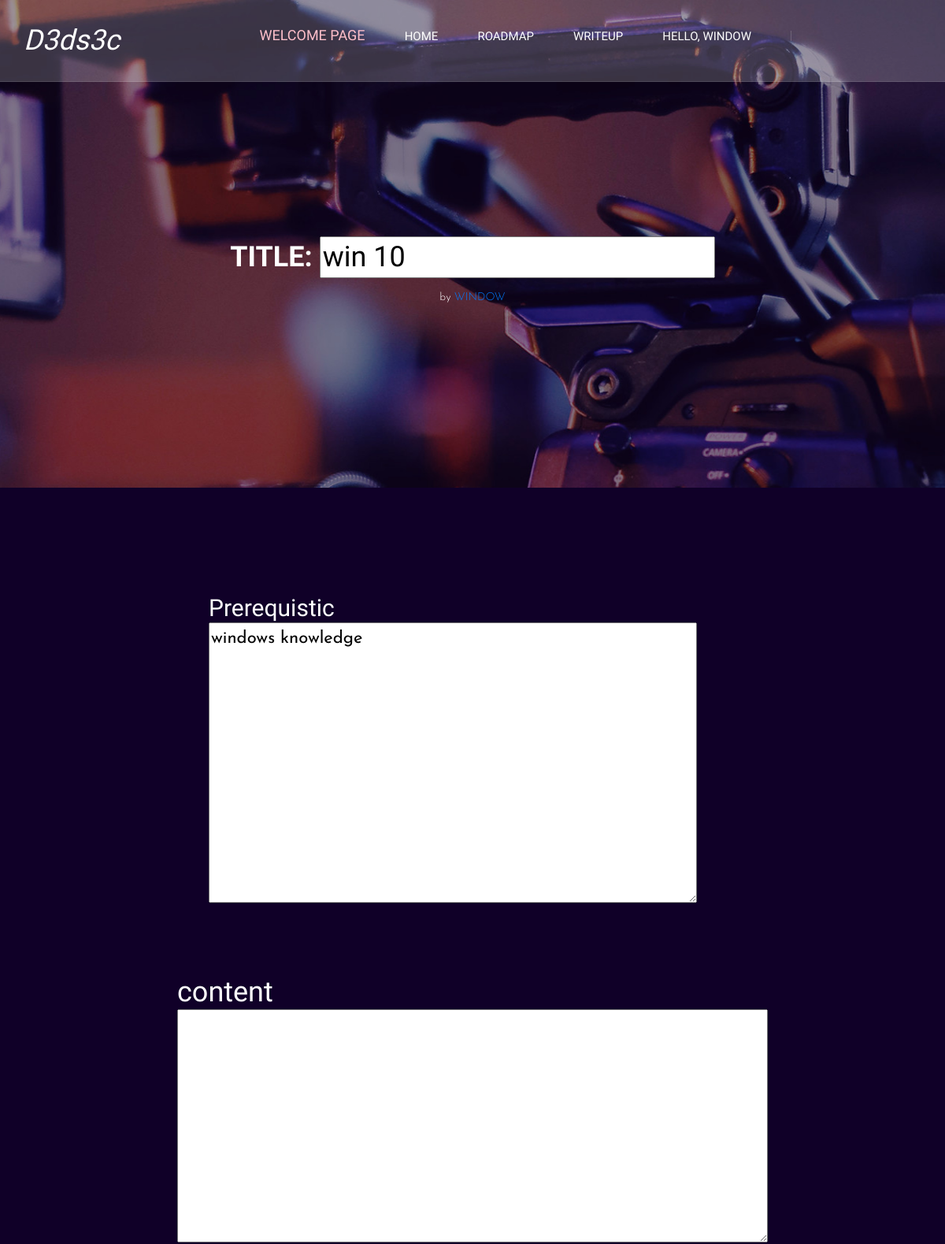
The app's page /dedsec/writeup/24/update (signed in, upper part), older data.
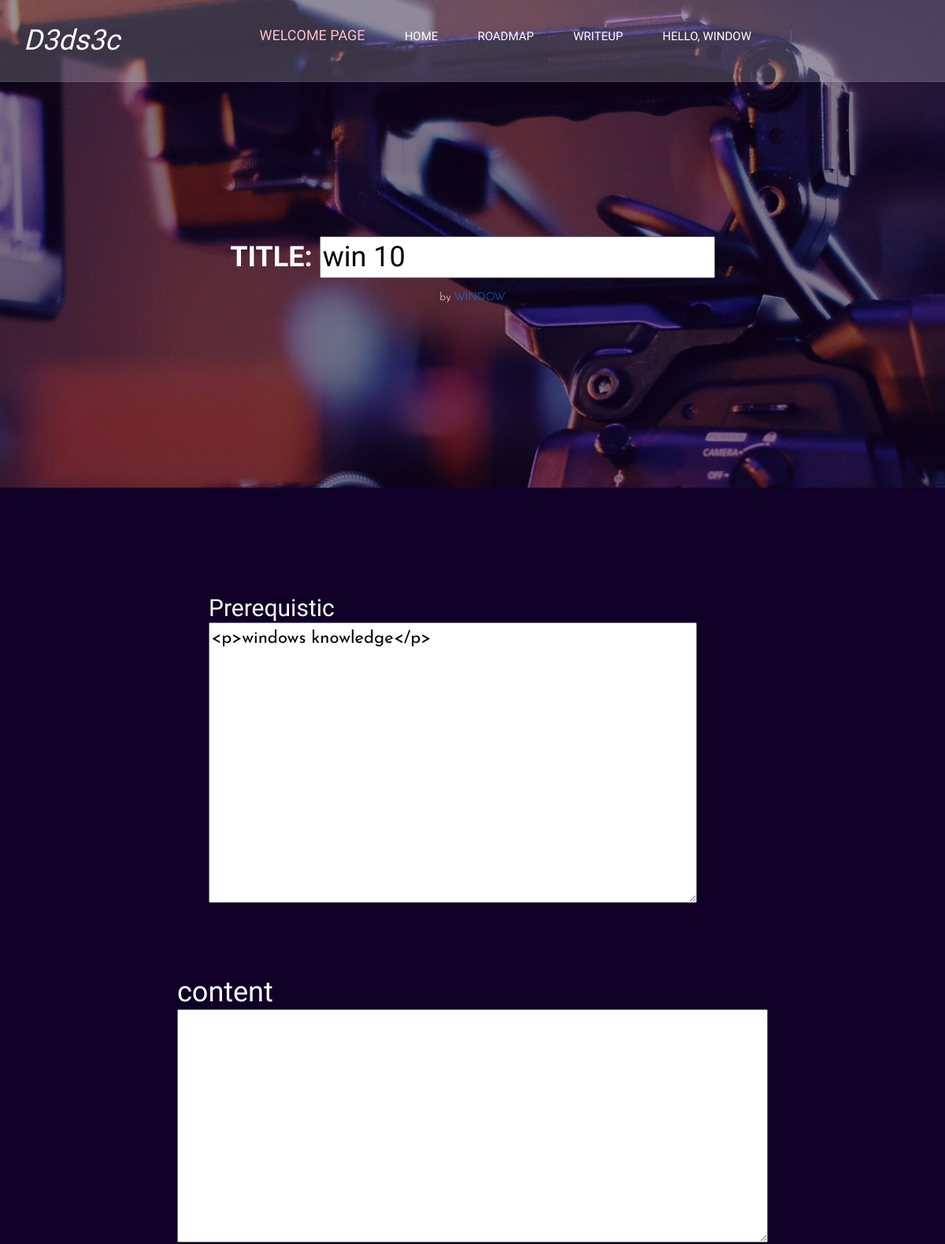
The same page, newer data.
### writeup/models.py (models this page shows, shortened)
class Writeup(models.Model):
    like = models.ManyToManyField(User,related_name='like')
    title = models.CharField(max_length=100)
    prerequis =  RichTextUploadingField(blank=True, null=True)
    content_upload = RichTextUploadingField(blank=True, null=True)
    cate = models.ManyToManyField(Cate, related_name='writeup')
    date_create = models.DateTimeField(default = timezone.now)
    author = models.ForeignKey(User, on_delete=models.CASCADE,related_name='writeup')

### writeup/views.py (the view, shortened to what this page needs)
class WriteupUpdate(UserPassesTestMixin,LoginRequiredMixin,SuccessMessageMixin,UpdateView):
    model = Writeup
    template_name = 'writeup/writeup_create.html'
    success_message= "Writeup updated"
    form_class = Writeupform
    def test_func(self):
        post = self.get_object()
        if self.request.user == post.author:
            return True
        else:
            return False

### writeup/form.py
class Writeupform(forms.ModelForm):
    class Meta:
        model = Writeup
        field = '__all__'
        exclude = ['author','date_create']

### writeup/models.py (called while the page is built)
    def __str__(self):
        return self.tag

### writeup/templates/writeup/writeup_create.html (shortened to what this page needs)
{%extends 'writeup/base.html'%}
{%load static%}
{% block content %}
    <header class="header">
        <div class="container">
            <div class="row">
                <div class="col-lg-2">
                    <div class="header__logo">
                        <a href="{%url 'wuhpage'%}" style="color: white;"><h2 style="color: white;"><em> D3ds3c</em> </h2></a>
                    </div>
                </div>
                <div class="col-lg-10">
                    <div class="header__nav__option">
                        <nav class="header__nav__menu mobile-menu">
                            <ul>
                                <li style="color: red;"><a href="{%url 'welcomehome'%}" > <h5 style="color: pink;">Welcome page</h5></a></li>
                                <li ><a href="{%url 'wuhpage'%}">Home</a></li>
                                <li ><a href="#">Roadmap</a></li>
                                <li><a href="{%url 'writeup'%}">Writeup</a>
                                </li>
                                {%if user.is_authenticated%}
                                <li><a href="#">Hello, {{user.first_name}}</a>
                                </li>
                                {%else%}
                                <li>
                                    <a href="{% url 'login'%}">Sign in</a>
                                </li>
                                {%endif%}
                        </nav>
                        <div class="header__nav__social">
                            <a href="https://www.facebook.com/profile.php?id=100068404994823"><i class="fa fa-facebook"></i></a>
                            <a href="https://twitter.com/phong20031"><i class="fa fa-twitter"></i></a>
                            <a href="https://www.instagram.com/_minh_nguyn/?hl=en"><i class="fa fa-instagram"></i></a>
                            <a href="https://zalo.me/0377075126"><i class="fa fa-youtube-play"></i></a>
                        </div>
                    </div>
                </div>
            </div>
        </div>
    </header>
    {%if user.profile.tag != "visitor"%}
 <form method="POST" enctype="multipart/form-data">
    <section class="blog-hero spad set-bg" data-setbg="{%static 'writeup/img/blog/blog-hero.jpg'%}">
        <div class="container">
            <div class="row d-flex justify-content-center">
                <div class="col-lg-8">
                    <div class="blog__hero__text">
                        <h2>title: {{form.title}}</h2>
                        <ul>
                            <li>by <span> <a href="{%url 'profile' user.id%}">{{user.first_name}}</a> </span></li>
                        </ul>
                    </div>
                </div>
            </div>
        </div>
    </section>
    <div class="blog-details spad">
        <div class="container">
            <div class="row d-flex justify-content-center">
                <div class="col-lg-8">
                    <div class="blog__details__content">
                        <div class="blog__details__quote">
                                <h3 style="color: white;"> Prerequistic</h3>
                            <p style="color: white;"> {{form.prerequis}} </p>
                        </div>
                        <div class="blog__details__text">
                            <h2 style="color: white;">content</h2>
                            <p style="width: 100%;" > {{form.content_upload}}</p>
                        </div>
                    </div>
                </div>
            </div>
        </div>
    </div>
    </form>
    {%endif%}
    {% endblock %}

Row changes from the older to the newer data that the page shows:
changed Writeup "win 10": prerequis "windows knowledge" → "<p>windows knowledge</p>"
